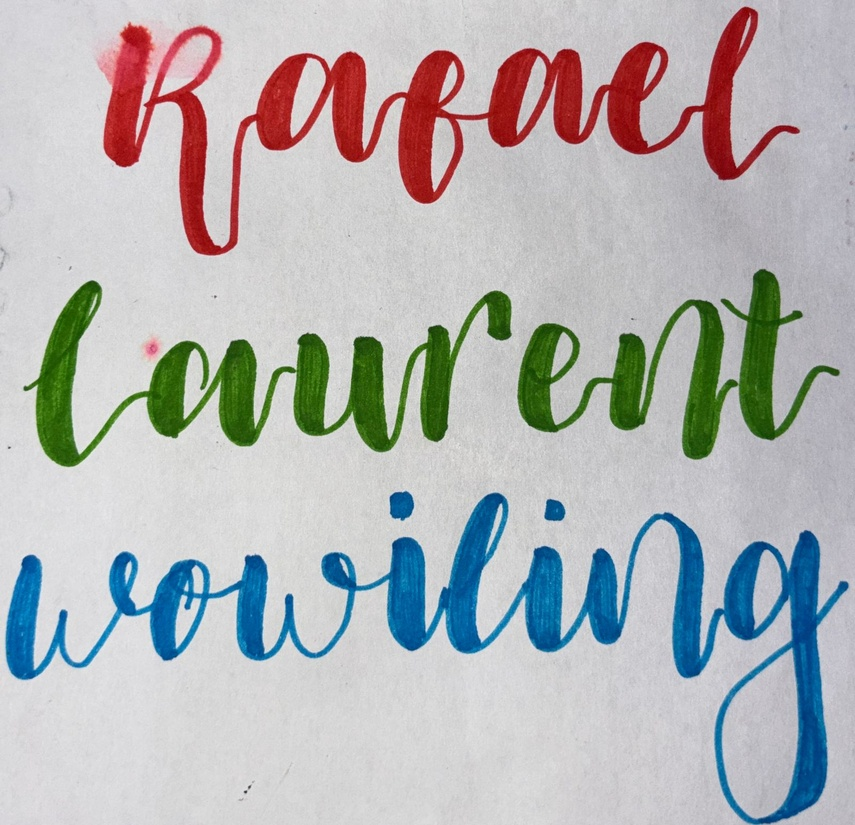
#> input picture 202431085_Rafael Laurent Wowiling_UTS_PCD_E/assets/gambar-nama.jpeg, 855 x 825 px, shrunk from 1600 x 1544 before the run
$ jupyter execute 'Soal 1 (bagian 1)_202431085.ipynb'
#> lines starting #> are read from the running program, lines starting #| are printed output that depends on the picture
## Import

[cell 1]
import cv2
import numpy as np
from matplotlib import pyplot as plt

## Membaca Gambar

[cell 2]
img = cv2.imread('assets/gambar-nama.jpeg')
#> img is the input picture: shape (825, 855, 3); mean B, G, R 180.9, 180.4, 179.3

## BGR to RGB

[cell 3]
rgb = cv2.cvtColor(img, cv2.COLOR_BGR2RGB)

## Menampilkan Gambar

[cell 4]
plt.imshow(rgb)

## Adjust image brightness

[cell 5]
alpha = 1
beta = 30
adjusted = cv2.convertScaleAbs(img, alpha=alpha, beta=beta)
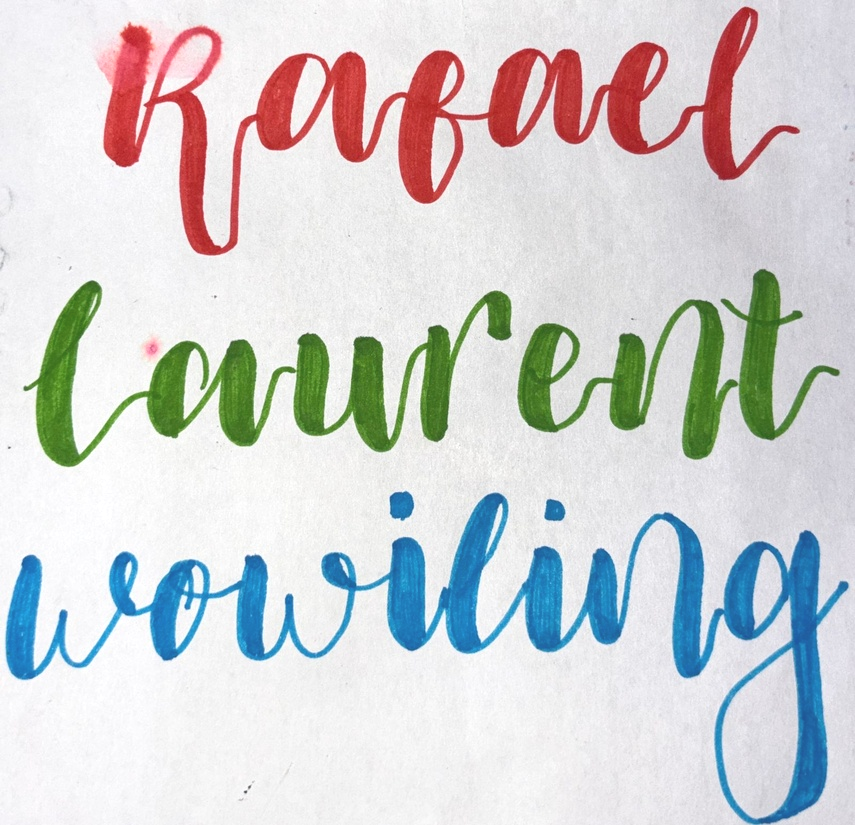
#> adjusted: shape (825, 855, 3); mean B, G, R 210.9, 210.4, 209.3

sharpening = np.array([[-1,-1,-1], [-1,9,-1], [-1,-1,-1]])
sharpened = cv2.filter2D(adjusted, -1, sharpening)
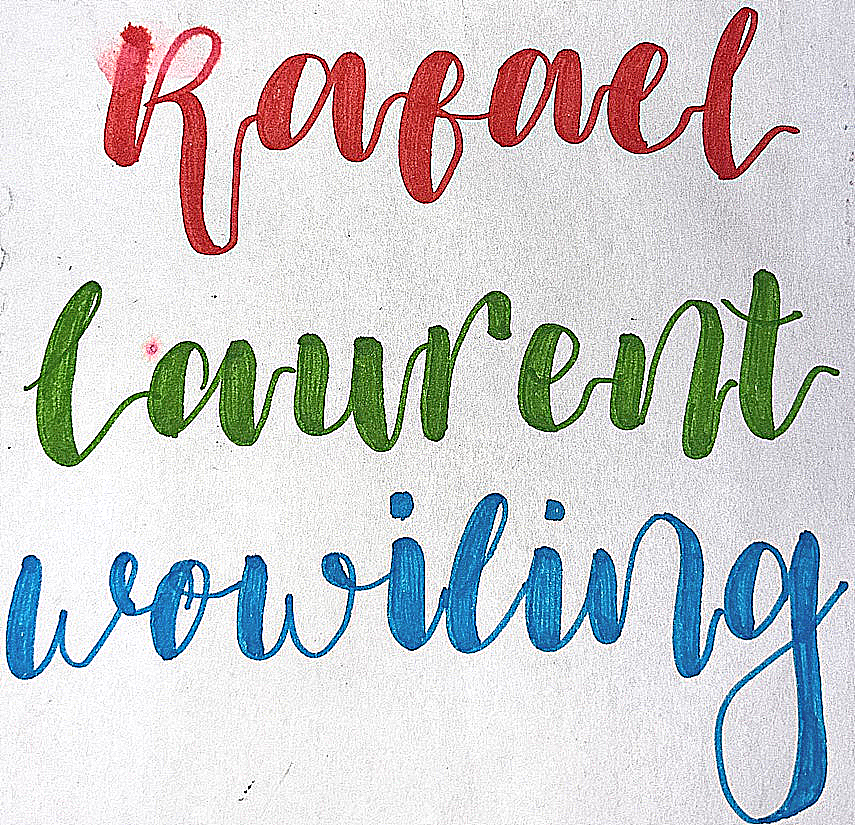
#> sharpened: shape (825, 855, 3); mean B, G, R 206, 205.3, 204.4

plt.figure(figsize=(15, 5))

plt.subplot(1, 3, 1)
plt.title('Gambar Asli')
plt.imshow(rgb)
plt.axis('off')

plt.show()

## Display RGB color channel detection

[cell 6]
plt.subplot(2, 2, 1)
plt.imshow(cv2.cvtColor(adjusted, cv2.COLOR_BGR2RGB))
plt.title('Asli')

plt.subplot(2, 2, 2)
plt.imshow(cv2.cvtColor(adjusted, cv2.COLOR_BGR2RGB)[:,:,0], cmap="gray")
plt.title('Deteksi Merah')

plt.subplot(2, 2, 3)
plt.imshow(cv2.cvtColor(adjusted, cv2.COLOR_BGR2RGB)[:,:,1], cmap="gray")
plt.title('Deteksi Hijau')

plt.subplot(2, 2, 4)
plt.imshow(cv2.cvtColor(adjusted, cv2.COLOR_BGR2RGB)[:,:,2], cmap="gray")
plt.title('Deteksi Biru')

plt.tight_layout(pad=2.0)
plt.show()
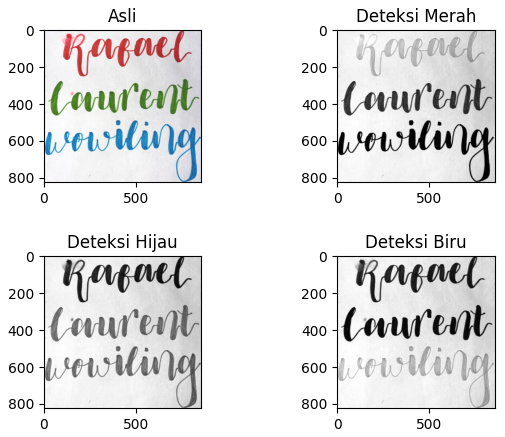
#> figure drawn by matplotlib, 4 panels

## Display red channel and histogram

[cell 7]
red=cv2.cvtColor(adjusted, cv2.COLOR_BGR2RGB)[:,:,0]
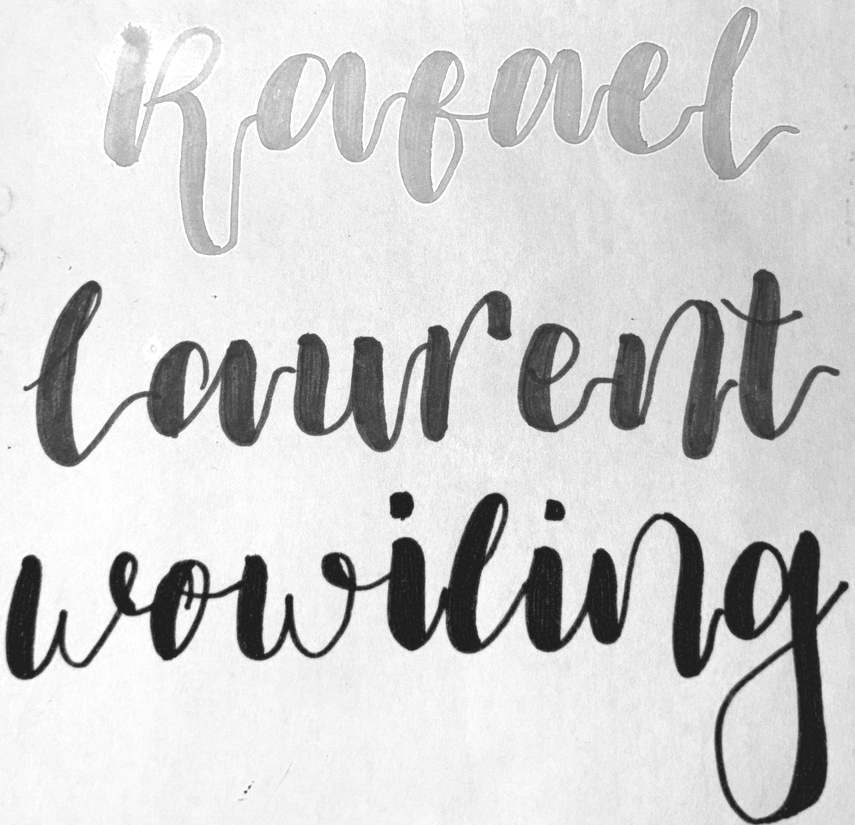
#> red: shape (825, 855); min 30, max 255, mean 209.3
fig, axs = plt.subplots(1,2, figsize = (15,5))
hist = cv2.calcHist([red],[0],None,[255],[0,256])
#> hist = 255 values, max 27544 at index 243, min 0 at index 0, mean 2766.2

axs[0].imshow(red, cmap='gray')
axs[1].plot(hist)
plt.show()
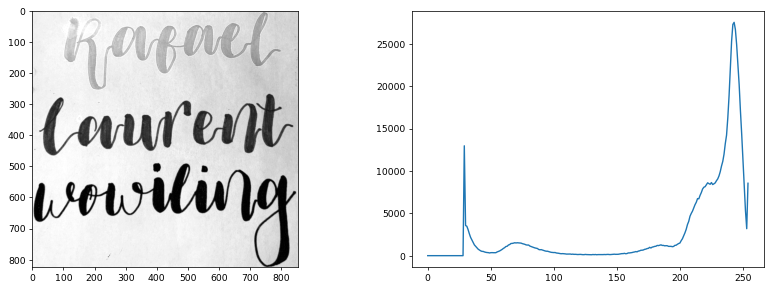
#> figure drawn by matplotlib, 2 panels; panel 2: curve peaks at x = 243, y = 27544

## Display green channel and histogram

[cell 8]
green=cv2.cvtColor(adjusted, cv2.COLOR_BGR2RGB)[:,:,1]
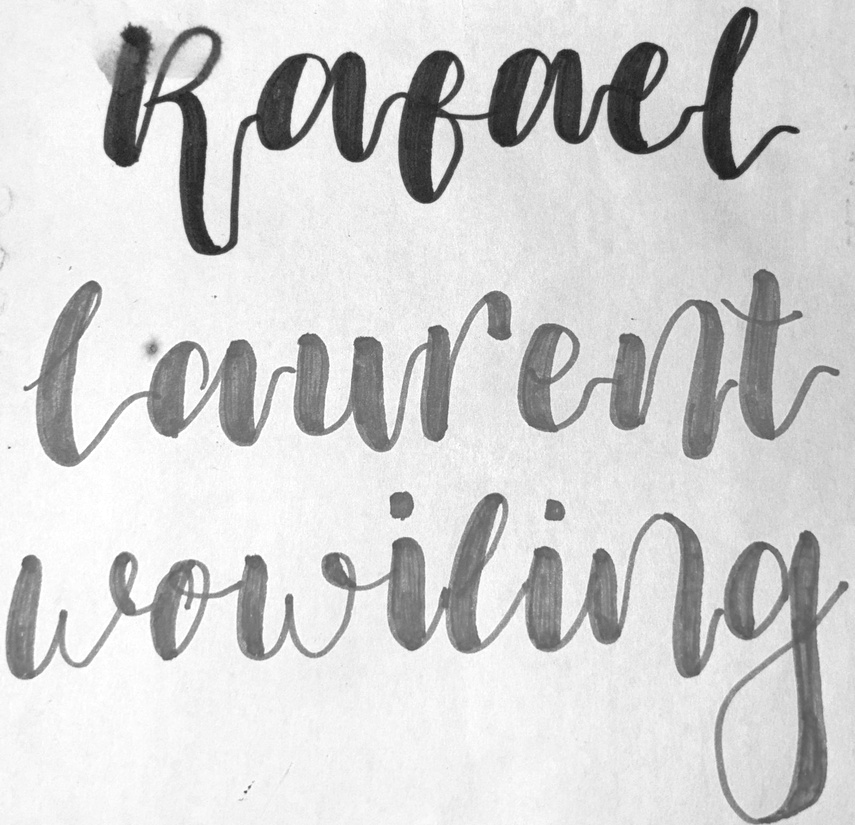
#> green: shape (825, 855); min 30, max 255, mean 210.4
fig, axs = plt.subplots(1,2, figsize = (15,5))
hist = cv2.calcHist([green],[0],None,[256],[0,256])
#> hist = 256 values, max 27422 at index 244, min 0 at index 0, mean 2755.4

axs[0].imshow(green, cmap='gray')
axs[1].plot(hist)
plt.show()
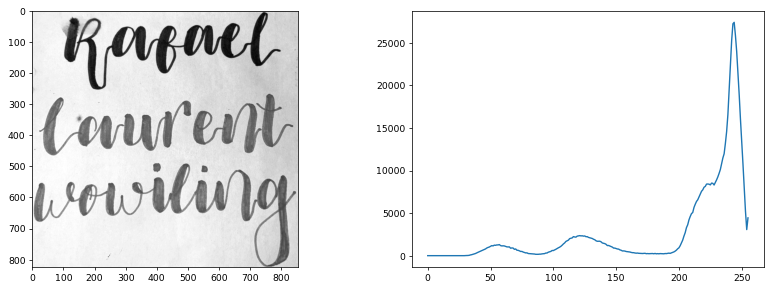
#> figure drawn by matplotlib, 2 panels; panel 2: curve peaks at x = 244, y = 27422

## Display blue channel and histogram

[cell 9]
blue=cv2.cvtColor(adjusted, cv2.COLOR_BGR2RGB)[:,:,2]
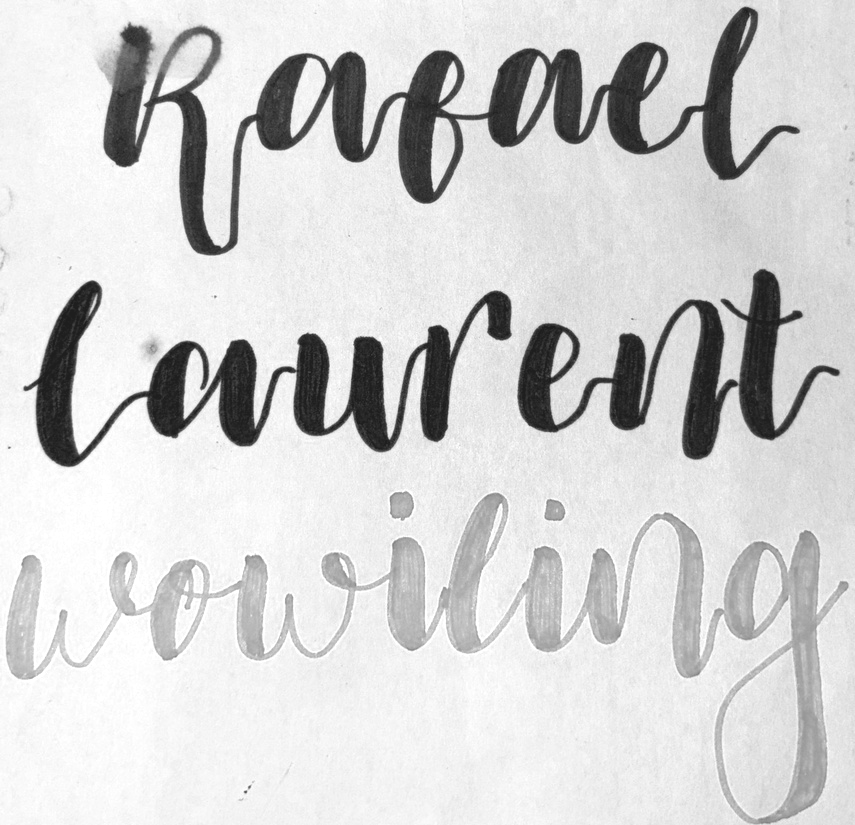
#> blue: shape (825, 855); min 30, max 255, mean 210.9
fig, axs = plt.subplots(1,2, figsize = (15,5))
hist = cv2.calcHist([blue],[0],None,[256],[0,256])
#> hist = 256 values, max 25438 at index 244, min 0 at index 0, mean 2755.4

axs[0].imshow(blue, cmap='gray')
axs[1].plot(hist)
plt.show()
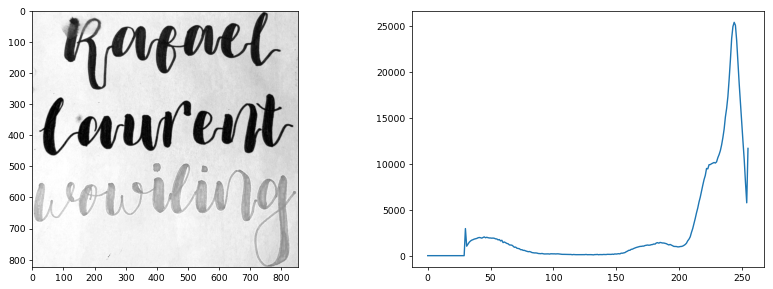
#> figure drawn by matplotlib, 2 panels; panel 2: curve peaks at x = 244, y = 25438
